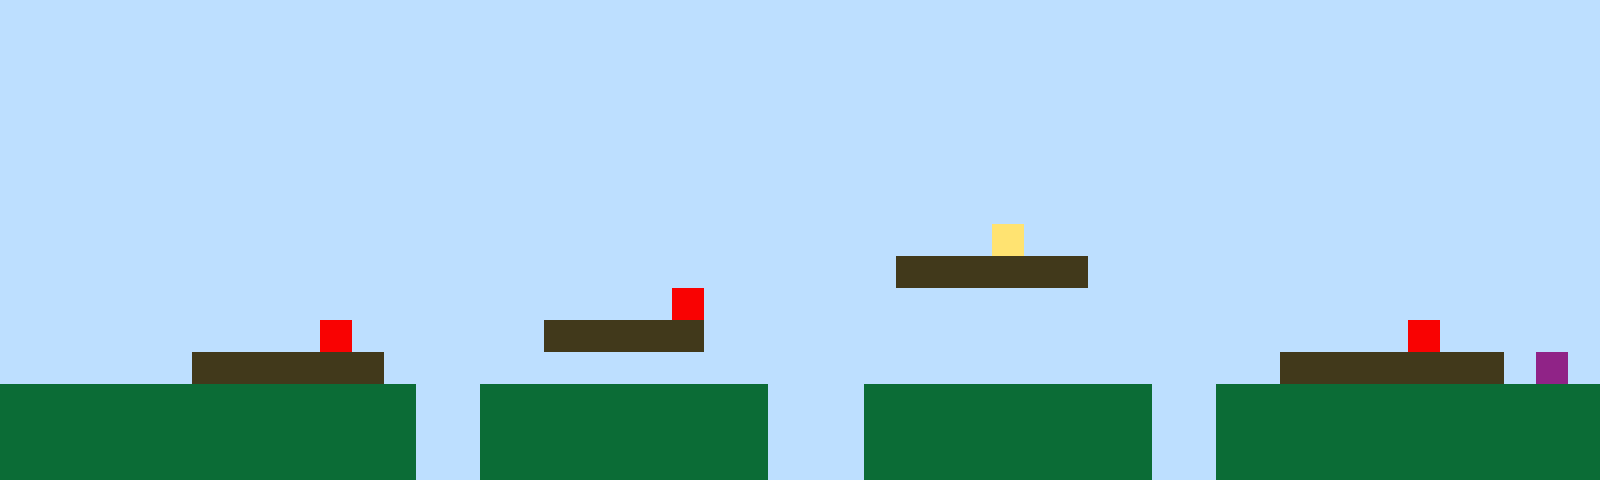

Rendered tile map (Tiled .tmx) drawn with the repository's tilesets; below, a short description and the full map source, tile grids included:
An orthogonal 50x15 tile map with 32x32 px tiles, 1 tile layer (Tile Layer 1).

<map version="1.10" tiledversion="1.11.2" orientation="orthogonal" renderorder="right-up" width="50" height="15" tilewidth="32" tileheight="32" infinite="0" nextlayerid="2" nextobjectid="1"><editorsettings><export target="map1.csv" format="csv" /></editorsettings><tileset firstgid="1" name="sprites" tilewidth="32" tileheight="32" tilecount="6" columns="3"><image source="sprites.png" width="96" height="64" /></tileset><layer id="1" name="Tile Layer 1" width="50" height="15"><data encoding="csv">1,1,1,1,1,1,1,1,1,1,1,1,1,1,1,1,1,1,1,1,1,1,1,1,1,1,1,1,1,1,1,1,1,1,1,1,1,1,1,1,1,1,1,1,1,1,1,1,1,1,1,1,1,1,1,1,1,1,1,1,1,1,1,1,1,1,1,1,1,1,1,1,1,1,1,1,1,1,1,1,1,1,1,1,1,1,1,1,1,1,1,1,1,1,1,1,1,1,1,1,1,1,1,1,1,1,1,1,1,1,1,1,1,1,1,1,1,1,1,1,1,1,1,1,1,1,1,1,1,1,1,1,1,1,1,1,1,1,1,1,1,1,1,1,1,1,1,1,1,1,1,1,1,1,1,1,1,1,1,1,1,1,1,1,1,1,1,1,1,1,1,1,1,1,1,1,1,1,1,1,1,1,1,1,1,1,1,1,1,1,1,1,1,1,1,1,1,1,1,1,1,1,1,1,1,1,1,1,1,1,1,1,1,1,1,1,1,1,1,1,1,1,1,1,1,1,1,1,1,1,1,1,1,1,1,1,1,1,1,1,1,1,1,1,1,1,1,1,1,1,1,1,1,1,1,1,1,1,1,1,1,1,1,1,1,1,1,1,1,1,1,1,1,1,1,1,1,1,1,1,1,1,1,1,1,1,1,1,1,1,1,1,1,1,1,1,1,1,1,1,1,1,1,1,1,1,1,1,1,1,1,1,1,1,1,1,1,1,1,1,1,1,1,1,1,1,1,1,1,1,1,1,1,1,1,1,1,1,1,1,1,1,1,1,1,1,1,1,1,1,1,1,1,1,1,1,1,1,1,1,1,1,1,1,1,1,1,1,1,1,1,1,1,1,1,1,1,1,1,1,1,4,1,1,1,1,1,1,1,1,1,1,1,1,1,1,1,1,1,1,1,1,1,1,1,1,1,1,1,1,1,1,1,1,1,1,1,1,1,1,1,1,1,1,1,1,1,1,3,3,3,3,3,3,1,1,1,1,1,1,1,1,1,1,1,1,1,1,1,1,1,1,1,1,1,1,1,1,1,1,1,1,1,1,1,1,1,1,1,1,1,5,1,1,1,1,1,1,1,1,1,1,1,1,1,1,1,1,1,1,1,1,1,1,1,1,1,1,1,1,1,1,1,1,1,1,1,1,1,1,5,1,1,1,1,1,1,3,3,3,3,3,1,1,1,1,1,1,1,1,1,1,1,1,1,1,1,1,1,1,1,1,1,1,5,1,1,1,1,1,1,1,1,1,1,1,3,3,3,3,3,3,1,1,1,1,1,1,1,1,1,1,1,1,1,1,1,1,1,1,1,1,1,1,1,1,1,1,1,1,3,3,3,3,3,3,3,1,6,1,2,2,2,2,2,2,2,2,2,2,2,2,2,1,1,2,2,2,2,2,2,2,2,2,1,1,1,2,2,2,2,2,2,2,2,2,1,1,2,2,2,2,2,2,2,2,2,2,2,2,2,2,2,2,2,2,2,2,2,2,2,2,2,1,1,2,2,2,2,2,2,2,2,2,1,1,1,2,2,2,2,2,2,2,2,2,1,1,2,2,2,2,2,2,2,2,2,2,2,2,2,2,2,2,2,2,2,2,2,2,2,2,2,1,1,2,2,2,2,2,2,2,2,2,1,1,1,2,2,2,2,2,2,2,2,2,1,1,2,2,2,2,2,2,2,2,2,2,2,2</data></layer></map>
